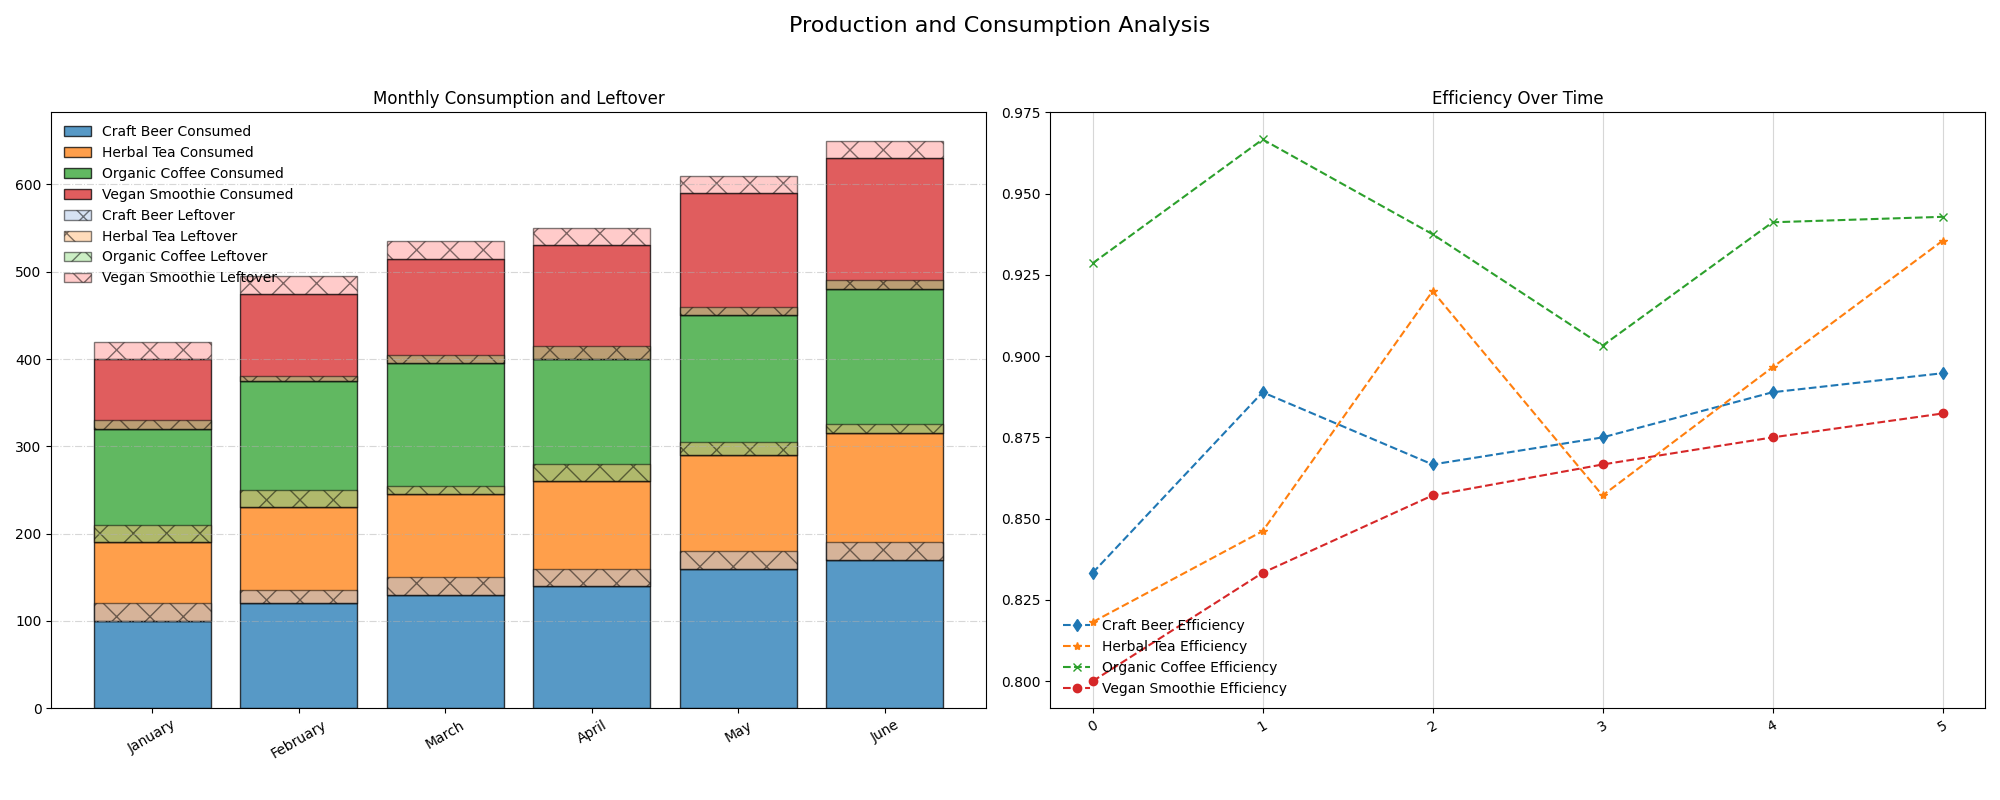

This chart was generated by the following Python code:
import matplotlib.pyplot as plt
import numpy as np

months = ["January", "February", "March", "April", "May", "June"]

craft_beer_production = [120, 135, 150, 160, 180, 190]
herbal_tea_production = [110, 130, 125, 140, 145, 155]
organic_coffee_production = [140, 150, 160, 155, 170, 175]
vegan_smoothie_production = [100, 120, 140, 150, 160, 170]  # New data series

craft_beer_consumption = [100, 120, 130, 140, 160, 170]
herbal_tea_consumption = [90, 110, 115, 120, 130, 145]
organic_coffee_consumption = [130, 145, 150, 140, 160, 165]
vegan_smoothie_consumption = [80, 100, 120, 130, 140, 150]  # New data series

craft_beer_leftover = np.array(craft_beer_production) - np.array(craft_beer_consumption)
herbal_tea_leftover = np.array(herbal_tea_production) - np.array(herbal_tea_consumption)
organic_coffee_leftover = np.array(organic_coffee_production) - np.array(organic_coffee_consumption)
vegan_smoothie_leftover = np.array(vegan_smoothie_production) - np.array(vegan_smoothie_consumption)  # New data series

craft_beer_efficiency = np.array(craft_beer_consumption) / np.array(craft_beer_production)
herbal_tea_efficiency = np.array(herbal_tea_consumption) / np.array(herbal_tea_production)
organic_coffee_efficiency = np.array(organic_coffee_consumption) / np.array(organic_coffee_production)
vegan_smoothie_efficiency = np.array(vegan_smoothie_consumption) / np.array(vegan_smoothie_production)  # New data series

fig, (ax1, ax2) = plt.subplots(1, 2, figsize=(20, 8))
bar_width = 0.6

ax1.bar(months, craft_beer_consumption, label='Craft Beer Consumed', color='#1f77b4', alpha=0.75, edgecolor='black')
ax1.bar(months, herbal_tea_consumption, bottom=craft_beer_consumption, label='Herbal Tea Consumed', color='#ff7f0e', alpha=0.75, edgecolor='black')
ax1.bar(months, organic_coffee_consumption, bottom=np.array(craft_beer_consumption) + np.array(herbal_tea_consumption), label='Organic Coffee Consumed', color='#2ca02c', alpha=0.75, edgecolor='black')
ax1.bar(months, vegan_smoothie_consumption, bottom=np.array(craft_beer_consumption) + np.array(herbal_tea_consumption) + np.array(organic_coffee_consumption), label='Vegan Smoothie Consumed', color='#d62728', alpha=0.75, edgecolor='black')  # New data series

ax1.bar(months, craft_beer_leftover, bottom=craft_beer_consumption, label='Craft Beer Leftover', color='#aec7e8', alpha=0.5, hatch='x', edgecolor='black')
ax1.bar(months, herbal_tea_leftover, bottom=np.array(craft_beer_consumption) + np.array(herbal_tea_consumption), label='Herbal Tea Leftover', color='#ffbb78', alpha=0.5, hatch='x', edgecolor='black')
ax1.bar(months, organic_coffee_leftover, bottom=np.array(craft_beer_consumption) + np.array(herbal_tea_consumption) + np.array(organic_coffee_consumption), label='Organic Coffee Leftover', color='#98df8a', alpha=0.5, hatch='x', edgecolor='black')
ax1.bar(months, vegan_smoothie_leftover, bottom=np.array(craft_beer_consumption) + np.array(herbal_tea_consumption) + np.array(organic_coffee_consumption) + np.array(vegan_smoothie_consumption), label='Vegan Smoothie Leftover', color='#ff9896', alpha=0.5, hatch='x', edgecolor='black')  # New data series

ax1.grid(axis='y', linestyle='-.', alpha=0.5)
ax1.tick_params(axis='x', rotation=30)

ax2.plot(craft_beer_efficiency, marker='d', label='Craft Beer Efficiency', color='#1f77b4', linestyle='--')
ax2.plot(herbal_tea_efficiency, marker='*', label='Herbal Tea Efficiency', color='#ff7f0e', linestyle='--')
ax2.plot(organic_coffee_efficiency, marker='x', label='Organic Coffee Efficiency', color='#2ca02c', linestyle='--')
ax2.plot(vegan_smoothie_efficiency, marker='o', label='Vegan Smoothie Efficiency', color='#d62728', linestyle='--')  # New data series

ax2.grid(axis='x', linestyle='-', alpha=0.5)
ax2.tick_params(axis='x', rotation=30)

fig.suptitle("Production and Consumption Analysis", fontsize=16)
ax1.set_title("Monthly Consumption and Leftover")
ax2.set_title("Efficiency Over Time")

ax1.legend(loc='upper left', frameon=False)
ax2.legend(loc='lower left', frameon=False)

plt.tight_layout(rect=[0, 0.03, 1, 0.95])

plt.show()
